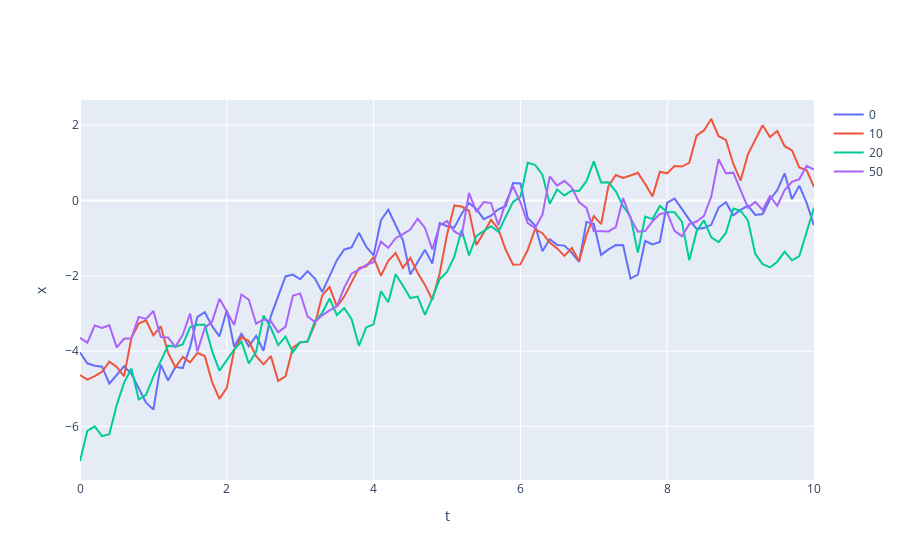

Notebook code cell kept with this figure:
### Code cell
sim.plot_sim('x', [0, 10, 20, 50])
